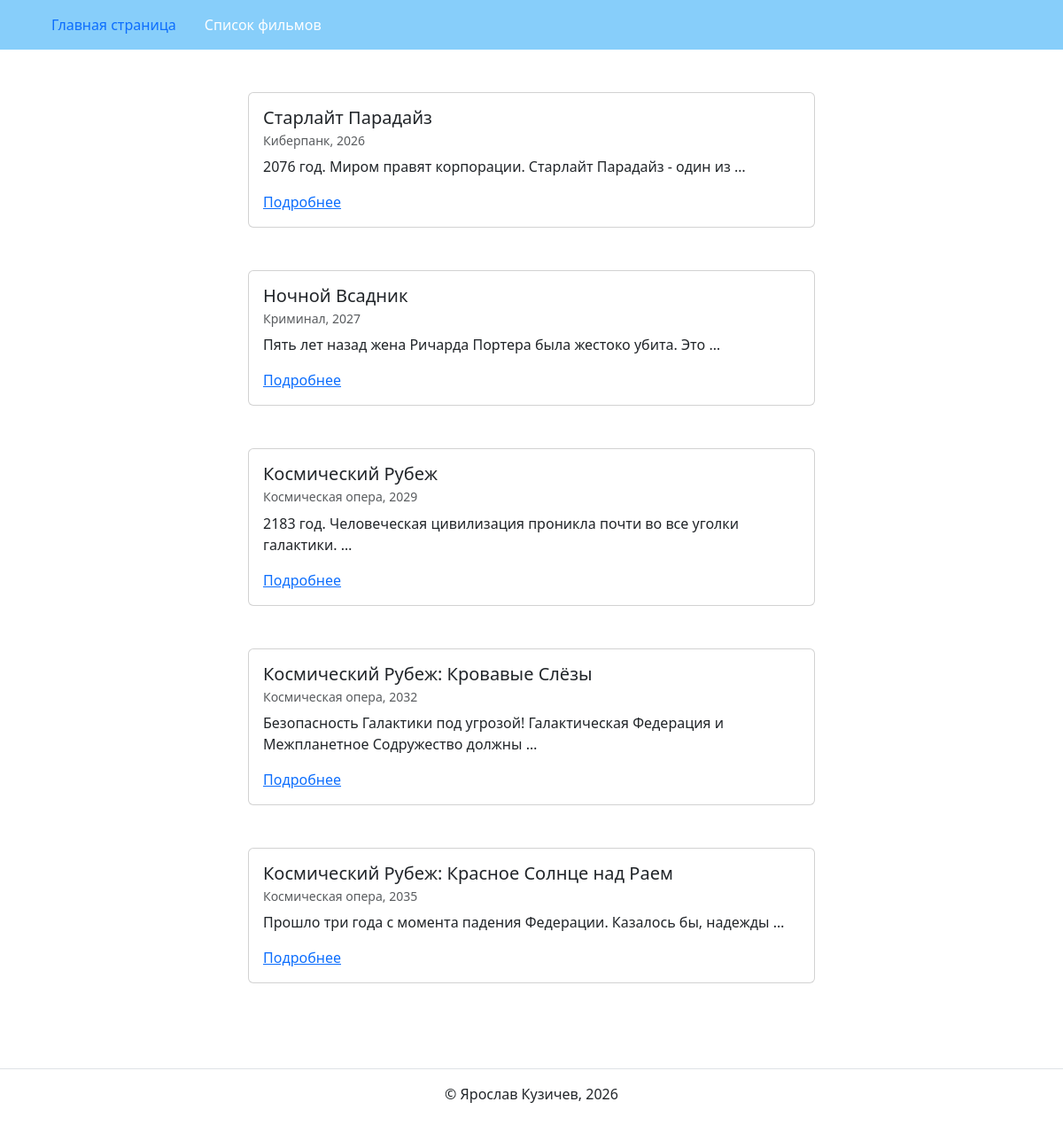
Page /movies/ on the committed database.
### movie_list/models.py (models this page shows, shortened)
class Movie(models.Model):
    title = models.CharField(max_length=256, verbose_name='Название')
    description = models.TextField(verbose_name='Описание')
    genre = models.CharField(max_length=256, verbose_name='Жанр')
    year = models.IntegerField(verbose_name='Год')
    class Meta:
        verbose_name = 'фильм'
        verbose_name_plural = 'Фильмы'

### movie_list/views.py (the view)
# urls.py: path('movies/', include('movie_list.urls', namespace='movie_list')),
def movie_list(request):
    template = 'movie_list/movie_list.html'
    movies = Movie.objects.order_by('year')
    context = {'movies': movies}
    return render(request, template, context)

### templates/movie_list/movie_list.html (shortened to what this page needs)
{% extends "base.html" %}
{% block content %}
  {% for movie in movies %}
    {% include 'includes/movie_card.html' %}
  {% endfor %}
{% endblock %}

### templates/includes/movie_card.html
<article class="mb-5">
  <div class="col d-flex justify-content-center">
    <div class="card" style="width: 40rem;">
      <div class="card-body">
        <h5 class="card-title">{{ movie.title }}</h5>
        <h6 class="card-subtitle mb-2 text-muted">
          <small>
            {{ movie.genre}}, {{ movie.year }}
          </small>
        </h6>
        <p class="card-text">{{ movie.description|truncatewords:10 }}</p>
        <a href="{% url 'movie_list:movie_detail' movie.id %}" class="card-link">Подробнее</a>
      </div>
    </div>
  </div>
</article>

### rows in the picture
Movie: title "Старлайт Парадайз", genre "Киберпанк", year "2026", description "2076 год. Миром правят корпорации. Старлайт Парадайз - один из …"
Movie: title "Ночной Всадник", genre "Криминал", year "2027", description "Пять лет назад жена Ричарда Портера была жестоко убита. Это …"
Movie: title "Космический Рубеж", genre "Космическая опера", year "2029", description "2183 год. Человеческая цивилизация проникла почти во все уголки галактики. …"
Movie: title "Космический Рубеж: Кровавые Слёзы", genre "Космическая опера", year "2032", description "Безопасность Галактики под угрозой! Галактическая Федерация и Межпланетное Содружество должны …"
Movie: title "Космический Рубеж: Красное Солнце над Раем", genre "Космическая опера", year "2035", description "Прошло три года с момента падения Федерации. Казалось бы, надежды …"
